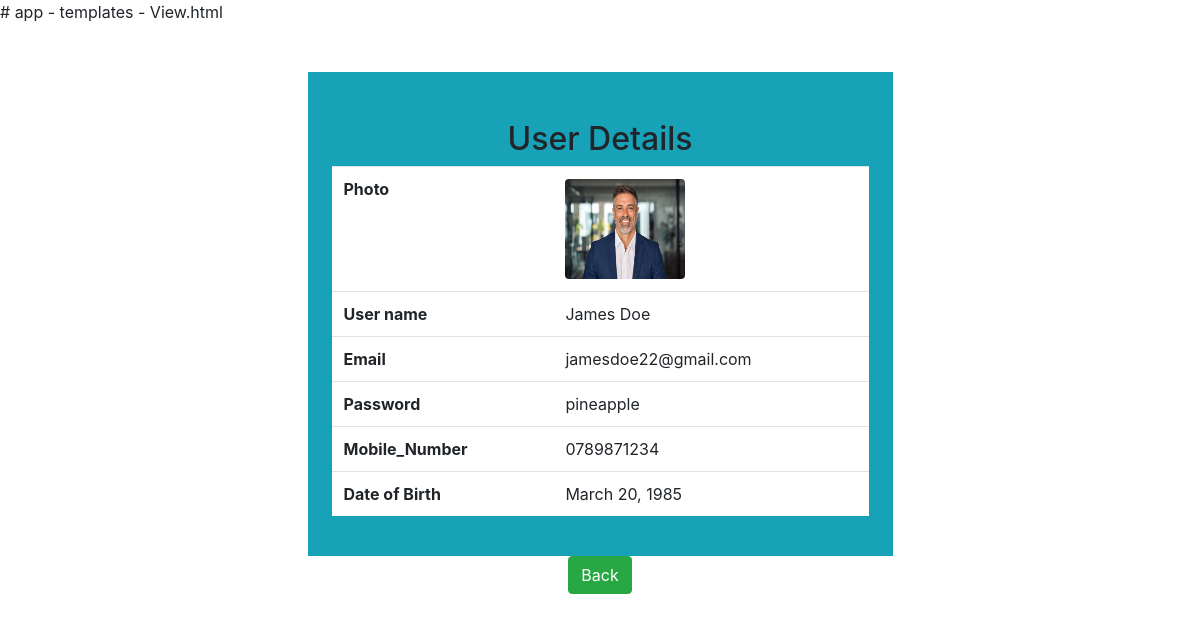
/View/3/, run on the app's committed database.
### userapp/models.py (models this page shows, shortened)
class User(models.Model):
    name = models.CharField(max_length=30)
    photo = models.ImageField(upload_to="uploads", default="a.png")
    email = models.EmailField(unique=True)
    password = models.CharField(max_length=100)
    mobile_number = models.CharField(max_length=15)
    date_of_birth = models.DateField()

### userapp/views.py (the view)
# urls.py: path('View/<int:eid>/', views.ViewUser, name='view-user'),       # View user details
def ViewUser(request, eid=None):
    one_rec = get_object_or_404(User, pk=eid)
    context = {'user': one_rec}
    return render(request, 'View.html', context)

### userapp/templates/View.html (shortened to what this page needs)
<!DOCTYPE html>
<html lang="en">
<head>
    <link rel="stylesheet" href="https://cdn.jsdelivr.net/npm/bootstrap@4.6.1/dist/css/bootstrap.min.css">
</head>
<body>
<div class="container-fluid my-5">
    <div class="w-50 m-auto p-4 bg-info ">
        <h2 class="text-center mt-4"> User Details</h2>
        <table class="table bg-white">
            <tr>
                <th>Photo</th>
                <td><img src="/media/{{user.photo}} " class="rounded  d-block" height="100px" width="120px"></td>
            </tr>
            <tr>
                <th>User name</th>
                <td>{{user.name}}</td>
            </tr>
            <tr>
                <th> Email </th>
                <td>{{user.email}}</td>
            </tr>
            <tr>
                <th> Password</th>
                <td>{{user.password}}</td>
            </tr>
            <tr>
                <th>Mobile_Number</th>
                <td>{{user.mobile_number}}</td>
            </tr>
            <tr>
                <th>Date of Birth</th>
                <td>{{user.date_of_birth}}</td>
            </tr>
        </table>
    </div>
    <div class="text-center">
        </button><a href="/" class="btn btn-success"> Back </button></a>
    </div>
</div>
</body>
</html>

### data on the page
User: photo (picture), name "James Doe", email "jamesdoe22@gmail.com", password "pineapple", mobile_number "0789871234", date_of_birth "March 20, 1985"
